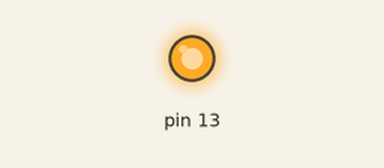
Recording of a sketch running on a simulated Arduino Uno, built with avr-gcc and run on an emulated ATmega328P. On the bench: output pins drawn as LEDs (lit = HIGH).

Above: at 0.1 s.
At 7.7 s:
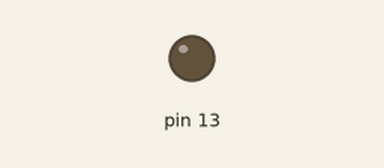
Timing chart, 0 to 9.2 s (numbered marks = the images above):
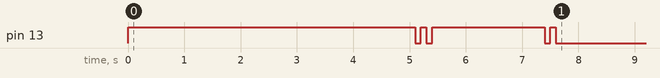

The sketch:

machine_charger_autostart.ino
```cpp
const int SEL_STOP    = 2;
const int DECREMENT   = 5;
const int INCREMENT   = 3;
const int START_ENTER = 4      ;

// Change a pin from a high-impedance input to an LOW-level output
void toggle_output(int pin, int duration){
  digitalWrite(pin, LOW);
  pinMode(pin, OUTPUT);
  digitalWrite(13, HIGH);
  delay(duration);
  pinMode(pin, INPUT);
  digitalWrite(13, LOW);
}


void setup(){

  pinMode(13, OUTPUT);
  digitalWrite(13, HIGH);
  delay(5000);
  digitalWrite(13, LOW);

  toggle_output(INCREMENT, 100);
  delay(100);
  toggle_output(INCREMENT, 100);
  delay(100);

  toggle_output(START_ENTER, 2000);
  delay(100);

  toggle_output(START_ENTER, 100);
}

void loop(){

}
```
